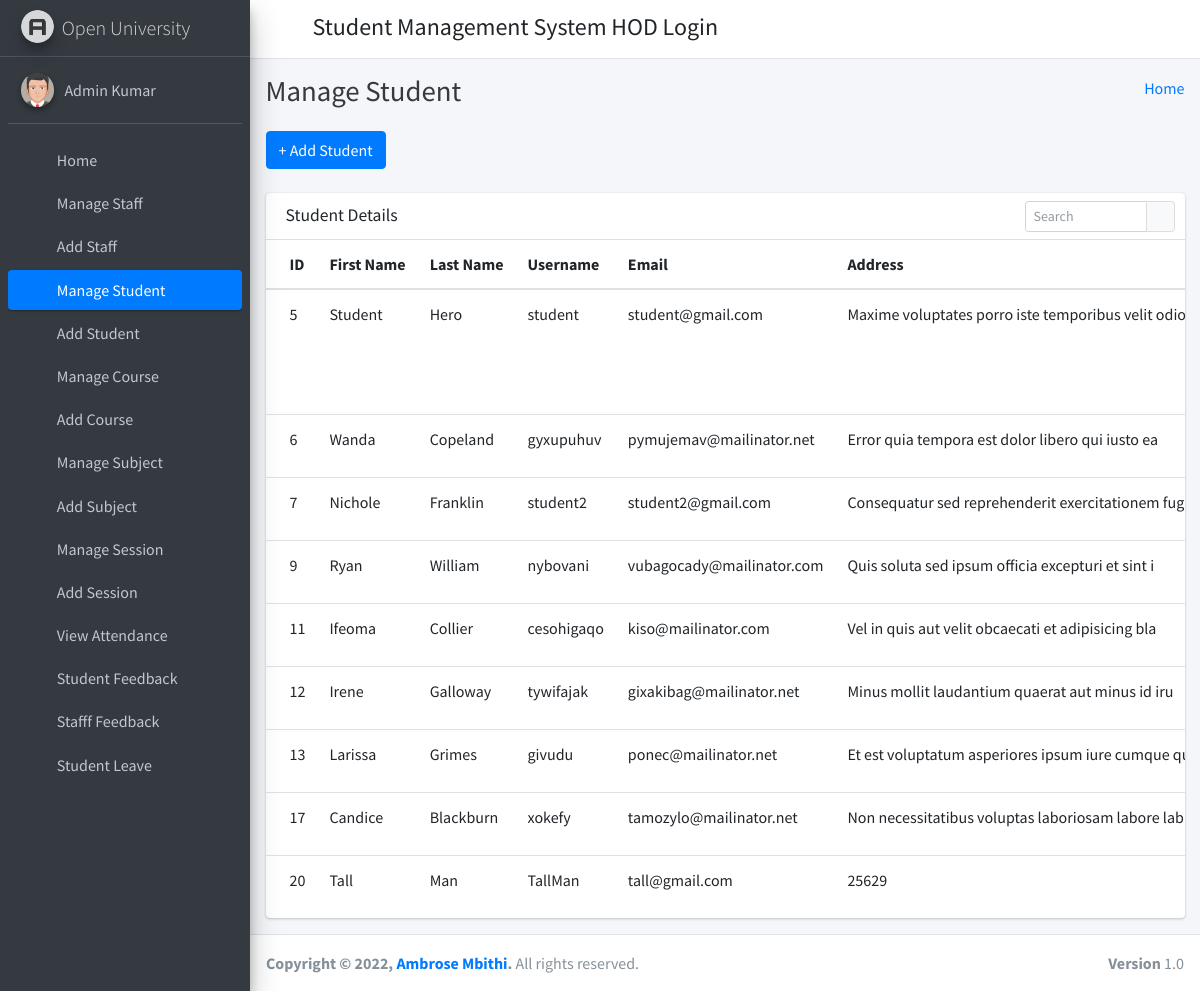
Screenshot of /manage_student/ (signed in) with the database file from the repository.
### student_management_app/models.py (models this page shows)
class CustomUser(AbstractUser):
    user_type_data = ((1, "HOD"), (2, "Staff"), (3, "Student"))
    user_type = models.CharField(default=1, choices=user_type_data, max_length=10)

class Students(models.Model):
    id = models.AutoField(primary_key=True)
    admin = models.OneToOneField(CustomUser, on_delete = models.CASCADE)
    gender = models.CharField(max_length=50)
    profile_pic = models.FileField()
    address = models.TextField()
    course_id = models.ForeignKey(Courses, on_delete=models.DO_NOTHING, default=1)
    session_year_id = models.ForeignKey(SessionYearModel, on_delete=models.CASCADE)
    created_at = models.DateTimeField(auto_now_add=True)
    updated_at = models.DateTimeField(auto_now=True)
    objects = models.Manager()

### student_management_app/HodViews.py (the view)
# urls.py: path('manage_student/', HodViews.manage_student, name="manage_student"),
def manage_student(request):
    students = Students.objects.all()
    context = {
        "students": students
    }
    return render(request, 'hod_template/manage_student_template.html', context)

### student_management_app/LoginCheckMiddleWare.py (called while the page is built, shortened)
    def process_view(self, request, view_func, view_args, view_kwargs):
        modulename = view_func.__module__
        user = request.user
        if user.is_authenticated:
            if user.user_type == "1":
                if modulename == "student_management_app.HodViews":
                    pass
                elif modulename == "student_management_app.views" or modulename == "django.views.static":
                    pass
                else:
                    return redirect("admin_home")
            else:
                return redirect("login")
        else:
            if request.path == reverse("login") or request.path == reverse("doLogin"):
                pass
            else:
                return redirect("login")

### student_management_app/templates/hod_template/manage_student_template.html (shortened to what this page needs)
{% extends 'hod_template/base_template.html' %}
{% block page_title %}
    Manage Student
{% endblock page_title %}
{% block main_content %}
{% load static %}
<section class="content">
        <div class="container-fluid">
            <a class="btn btn-primary" href="{% url 'add_student' %}" role="button">+ Add Student</a> <br/>&nbsp;
            <div class="row">
                <div class="col-md-12">
                    <div class="card">
                        <div class="card-header">
                            <h3 class="card-title">Student Details</h3>
                            <div class="card-tools">
                            <div class="input-group input-group-sm" style="width: 150px;">
                                <input type="text" name="table_search" class="form-control float-right" placeholder="Search">
                                <div class="input-group-append">
                                <button type="submit" class="btn btn-default"><i class="fas fa-search"></i></button>
                                </div>
                            </div>
                            </div>
                        </div>
                        <div class="card-body table-responsive p-0">
                            <table class="table table-hover text-nowrap">
                            <thead>
                                <tr>
                                <th>ID</th>
                                <th>First Name</th>
                                <th>Last Name</th>
                                <th>Username</th>
                                <th>Email</th>
                                <th>Address</th>
                                </tr>
                            </thead>
                            <tbody>
                                {% for student in students %}
                                <tr>
                                <td>{{ student.admin.id }}</td>
                                <td>{{ student.admin.first_name }}</td>
                                <td>{{ student.admin.last_name }}</td>
                                <td>{{ student.admin.username }}</td>
                                <td>{{ student.admin.email }}</td>
                                <td>{{ student.address }}</td>
                                </tr>
                                {% endfor %}
                            </tbody>
                            </table>
                        </div>
                        </div>
                </div>
            </div>
        </div>
      </section>
  {% endblock main_content %}

### student_management_app/templates/hod_template/base_template.html (shortened to what this page needs)
{% load static %}
<!DOCTYPE html>
<html>
<head>
  <link rel="stylesheet" href="{% static "fontawesome-free/css/all.min.css" %}">
  <link rel="stylesheet" href="https://code.ionicframework.com/ionicons/2.0.1/css/ionicons.min.css">
  <link rel="stylesheet" href="{% static 'tempusdominus-bootstrap-4/css/tempusdominus-bootstrap-4.min.css' %}">
  <link rel="stylesheet" href="{% static "icheck-bootstrap/icheck-bootstrap.min.css" %}">
  <link rel="stylesheet" href="{% static "jqvmap/jqvmap.min.css" %}">
  <link rel="stylesheet" href="{% static 'dist/css/adminlte.min.css'  %}">
  <link rel="stylesheet" href="{% static "overlayScrollbars/css/OverlayScrollbars.min.css" %}">
  <link rel="stylesheet" href="{% static "daterangepicker/daterangepicker.css" %}">
  <link rel="stylesheet" href="{% static "summernote/summernote-bs4.css" %}">
</head>
<body class="hold-transition sidebar-mini layout-fixed">
  <div class="wrapper">
    <nav class="main-header navbar navbar-expand navbar-white navbar-light">
      <ul class="navbar-nav">
        <li class="nav-item">
          <a class="nav-link" data-widget="pushmenu" href="#" role="button"><i class="fas fa-bars"></i></a>
        </li>
      </ul>
      <h4 style="margin-left: 10px; margin-top: 5px;">Student Management System HOD Login</h4>
      <ul class="navbar-nav ml-auto">
      <li class="nav-item dropdown">
        <a class="nav-link" data-toggle="dropdown" href="#" aria-expanded="false">
          <i class="fas fa-cog"></i>
        </a>
      </li>
    </ul>
    </nav>
    {% include 'hod_template/sidebar_template.html' with user=user id=id %}
    <div class="content-wrapper">
      <div class="content-header">
        <div class="container-fluid">
          <div class="row mb-2">
            <div class="col-sm-6">
              <h1 class="m-0 text-dark">
                {% block page_title %}
                {% endblock page_title %}
              </h1>
            </div>
            <div class="col-sm-6">
              <ol class="breadcrumb float-sm-right">
                <li class="breadcrumb-item"><a href="{% url 'admin_home' %}">Home</a></li>
              </ol>
            </div>
          </div>
        </div>
      </div>
      {% block main_content %}
      {% endblock main_content %}
    </div>
    {% include 'hod_template/footer.html' %}
  </div>
</body>
</html>

### student_management_app/templates/hod_template/sidebar_template.html (shortened to what this page needs)
{% load static %}
<aside class="main-sidebar sidebar-dark-primary elevation-4">
      <a href="{% url 'admin_home' %}" class="brand-link">
        <img src="{% static 'dist/img/AdminLTELogo.png' %}" alt="AdminLTE Logo" class="brand-image img-circle elevation-3"
            style="opacity: .8">
        <span class="brand-text font-weight-light">Open University</span>
      </a>
      <div class="sidebar">
        <div class="user-panel mt-3 pb-3 mb-3 d-flex">
          <div class="image">
            <img src="{% static 'dist/img/user2-160x160.jpg' %}" class="img-circle elevation-2" alt="User Image">
          </div>
          <div class="info">
            <a href="{% url 'admin_profile' %}" class="d-block">{{ user.first_name }} {{ user.last_name }}</a>
          </div>
        </div>
        <nav class="mt-2">
          <ul class="nav nav-pills nav-sidebar flex-column" data-widget="treeview" role="menu" data-accordion="false">
            <li class="nav-item">
              {% url 'admin_home' as admin_home %}
              <a href="{{ admin_home }}" class="nav-link {% if request.path == admin_home %} active {% endif %}">
                <i class="nav-icon fas fa-tachometer-alt"></i>
                <p>
                  Home
                </p>
              </a>
            </li>
            <li class="nav-item">
              {% url 'manage_staff' as manage_staff %}
              {% url 'edit_staff' staff_id=id as edit_staff %}
              <a href="{{ manage_staff }}" class="nav-link {% if request.path == manage_staff %} active {% endif %} {% if request.path == edit_staff %} active {% endif %}">
                <i class="nav-icon fas fa-chalkboard-teacher"></i>
                <p>
                  Manage Staff
                </p>
              </a>
            </li>
            <li class="nav-item">
              {% url 'add_staff' as add_staff %}
              <a href="{{ add_staff }}" class="nav-link {% if request.path == add_staff %} active {% endif %}">
                <i class="nav-icon fas fa-th"></i>
                <p>
                  Add Staff
                </p>
              </a>
            </li>
            <li class="nav-item">
              {% url 'manage_student' as manage_student %}
              {% url 'edit_student' student_id=id as edit_student %}
              <a href="{{ manage_student }}" class="nav-link {% if request.path == manage_student %} active {% endif %} {% if request.path == edit_student %} active {% endif %}">
                <i class="nav-icon fas fa-user-graduate"></i>
                <p>
                  Manage Student
                </p>
              </a>
            </li>
            <li class="nav-item">
              {% url 'add_student' as add_student %}
              <a href="{{ add_student }}" class="nav-link {% if request.path == add_student %} active {% endif %}">
                <i class="nav-icon fas fa-th"></i>
                <p>
                  Add Student
                </p>
              </a>
            </li>
            <li class="nav-item">
              {% url 'manage_course' as manage_course %}
              {% url 'edit_course' course_id=id as edit_course %}
              <a href="{{ manage_course }}" class="nav-link {% if request.path == manage_course %} active {% endif %} {% if request.path == edit_course %} active {% endif %}">
                <i class="nav-icon fas fa-chalkboard"></i>
                <p>
                  Manage Course
                </p>
              </a>
            </li>
            <li class="nav-item">
            {% url 'add_course' as add_course %}
              <a href="{{ add_course }}" class="nav-link {% if request.path == add_course %} active {% endif %}">
                <i class="nav-icon fas fa-th"></i>
                <p>
                  Add Course
                </p>
              </a>
            </li>
            <li class="nav-item">
              {% url 'manage_subject' as manage_subject %}
              {% url 'edit_subject' subject_id=id as edit_subject %}
              <a href="{{ manage_subject }}" class="nav-link {% if request.path == manage_subject %} active {% endif %} {% if request.path == edit_subject %} active {% endif %}">
                <i class="nav-icon fas fa-book"></i>
                <p>
                  Manage Subject
                </p>
              </a>
            </li>
            <li class="nav-item">
              {% url 'add_subject' as add_subject %}
              <a href="{{ add_subject }}" class="nav-link {% if request.path == add_subject %} active {% endif %}">
                <i class="nav-icon fas fa-th"></i>
                <p>
                  Add Subject
                </p>
              </a>
            </li>
            <li class="nav-item">
              {% url 'manage_session' as manage_session %}
              {% url 'edit_session' session_id=id as edit_session %}
              <a href="{{ manage_session }}" class="nav-link {% if request.path == manage_session %} active {% endif %} {% if request.path == edit_session %} active {% endif %}">
                <i class="nav-icon fas fa-graduation-cap"></i>
                <p>
                  Manage Session
                </p>
              </a>
            </li>
            <li class="nav-item">
              {% url 'add_session' as add_session %}
              <a href="{{ add_session }}" class="nav-link {% if request.path == add_session %} active {% endif %}">
                <i class="nav-icon fas fa-th"></i>
                <p>
                  Add Session
                </p>
              </a>
            </li>
            <li class="nav-item">
              {% url 'admin_view_attendance' as admin_view_attendance %}
              <a href="{{ admin_view_attendance }}" class="nav-link {% if request.path == admin_view_attendance %} active {% endif %}">
                <i class="nav-icon fas fa-calendar-alt"></i>
                <p>
                  View Attendance
                </p>
              </a>
            </li>
            <li class="nav-item">
              {% url 'student_feedback_message' as student_feedback_message %}
              <a href="{{ student_feedback_message }}" class="nav-link {% if request.path == student_feedback_message %} active {% endif %}">
                <i class="nav-icon fas fa-th"></i>
                <p>
                  Student Feedback
                </p>
              </a>
            </li>
            <li class="nav-item">
              {% url 'staff_feedback_message' as staff_feedback_message %}
              <a href="{{ staff_feedback_message }}" class="nav-link {% if request.path == staff_feedback_message %} active {% endif %}">
                <i class="nav-icon fas fa-th"></i>
                <p>
                  Stafff Feedback
                </p>
              </a>
            </li>
            <li class="nav-item">
              {% url 'student_leave_view' as student_leave_view %}
              <a href="{{ student_leave_view }}" class="nav-link {% if request.path == student_leave_view %} active {% endif %}">
                <i class="nav-icon fas fa-th"></i>
                <p>
                  Student Leave
                </p>
              </a>
            </li>
            <li class="nav-item">
              {% url 'staff_leave_view' as staff_leave_view %}
              <a href="{{ staff_leave_view }}" class="nav-link {% if request.path == staff_leave_view %} active {% endif %}">
                <p>
                </p>
              </a>
            </li>
          </ul>
        </nav>
      </div>
    </aside>

### student_management_app/templates/hod_template/footer.html
<footer class="main-footer">
      <strong>Copyright &copy; {% now "Y" %}, <a href="https://vijaythapa.com.np">Ambrose Mbithi</a>.</strong>
      All rights reserved.
      <div class="float-right d-none d-sm-inline-block">
        <b>Version</b> 1.0
      </div>
    </footer>

### rows the page displays
CustomUser: first_name "Admin", last_name "Kumar"
Students: admin.id "5", admin.first_name "Student", admin.last_name "Hero", admin.username "student", admin.email "student@gmail.com", address "Maxime voluptates porro iste temporibus velit…"
Students: admin.id "6", admin.first_name "Wanda", admin.last_name "Copeland", admin.username "gyxupuhuv", admin.email "pymujemav@mailinator.net", address "Error quia tempora est dolor libero qui iusto ea"
Students: admin.id "7", admin.first_name "Nichole", admin.last_name "Franklin", admin.username "student2", admin.email "student2@gmail.com", address "Consequatur sed reprehenderit exercitationem fug"
Students: admin.id "9", admin.first_name "Ryan", admin.last_name "William", admin.username "nybovani", admin.email "vubagocady@mailinator.com", address "Quis soluta sed ipsum officia excepturi et sint i"
Students: admin.id "11", admin.first_name "Ifeoma", admin.last_name "Collier", admin.username "cesohigaqo", admin.email "kiso@mailinator.com", address "Vel in quis aut velit obcaecati et adipisicing bla"
Students: admin.id "12", admin.first_name "Irene", admin.last_name "Galloway", admin.username "tywifajak", admin.email "gixakibag@mailinator.net", address "Minus mollit laudantium quaerat aut minus id iru"
Students: admin.id "13", admin.first_name "Larissa", admin.last_name "Grimes", admin.username "givudu", admin.email "ponec@mailinator.net", address "Et est voluptatum asperiores ipsum iure cumque…"
Students: admin.id "17", admin.first_name "Candice", admin.last_name "Blackburn", admin.username "xokefy", admin.email "tamozylo@mailinator.net", address "Non necessitatibus voluptas laboriosam labore lab"
Students: admin.id "20", admin.first_name "Tall", admin.last_name "Man", admin.username "TallMan", admin.email "tall@gmail.com", address "25629"
